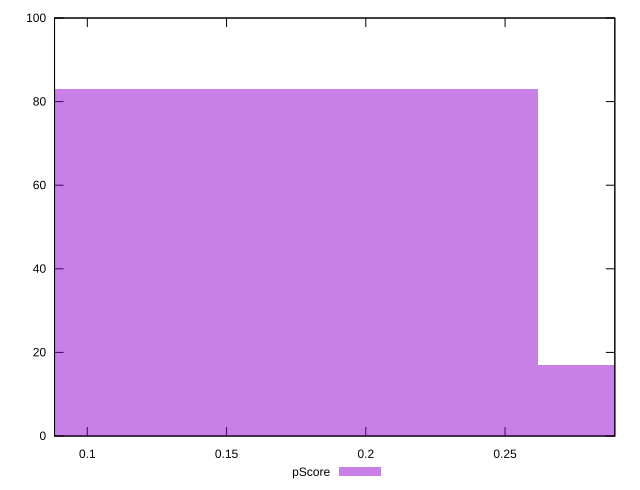

Write gnuplot code to recreate this figure.
reset

$pScore <<EOF
0.17446506705842021 83
0.34893013411684043 17
EOF

set key outside below
set boxwidth 0.17446506705842021
set xrange [0.08823529411764702:0.28941176470588237]
set yrange [0:100]
set trange [0:100]
set style fill transparent solid 0.5 noborder
set terminal svg size 640, 490 enhanced background rgb 'white'
set output "reports/report_00030_2021-02-24T20-42-31.540Z/unused-javascript/samples/music/pScore/histogram.svg"

plot $pScore title "pScore" with boxes

reset
